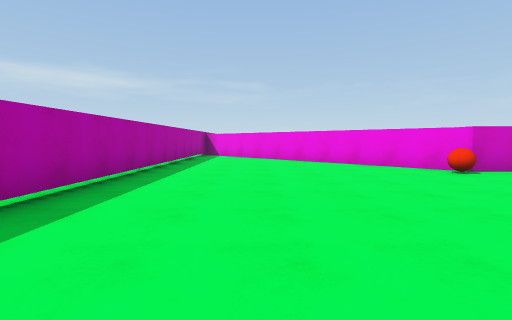
view 1 (above)

17 first-person views from a walk through a Unity game level. The camera is 1.4 m above the floor, tilts 4° down and sees 85° across. The floor is counted in squares, 2 m on a side. Each view is taken from the middle of a square. On the plan, view 1 faces up. The plan holds only what a view shows up to about 9 squares ahead; the rest is blank. The place goes on beyond the plan. The player is left out.

view 2
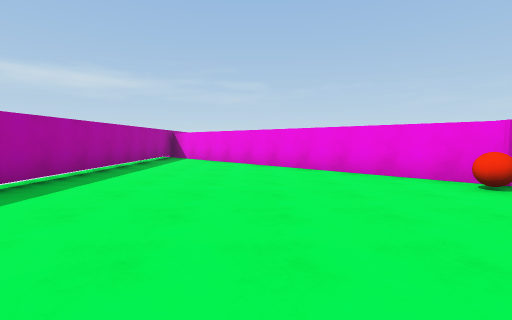

view 3
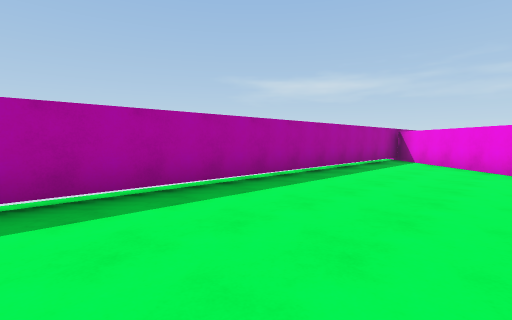

view 4
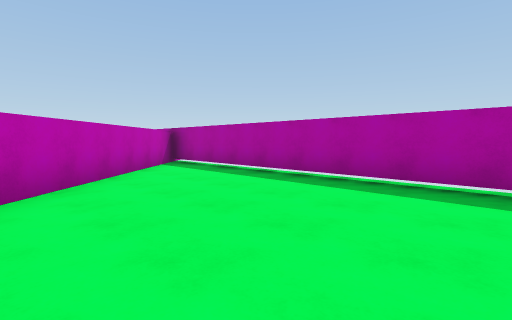

view 5
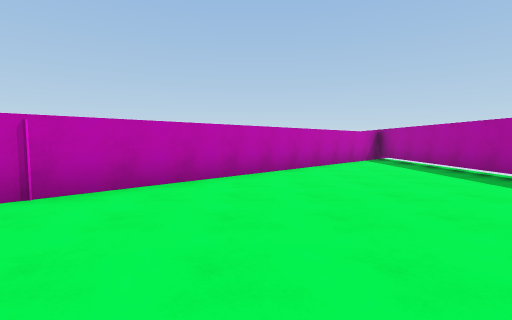

view 6
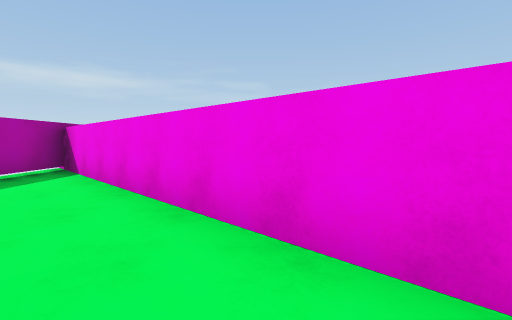

view 7
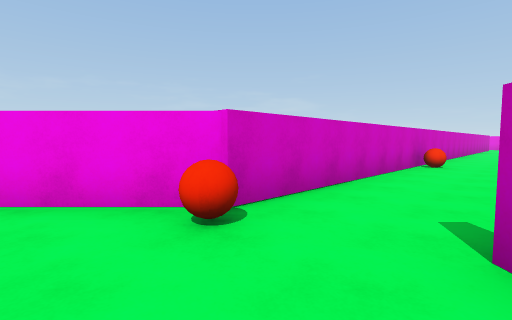

view 8
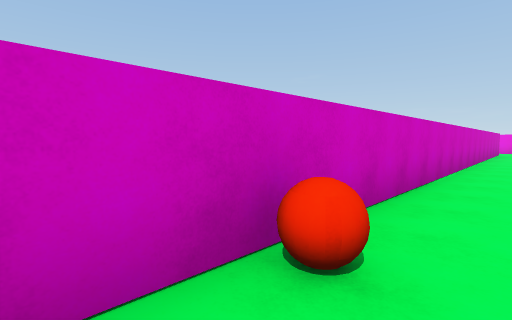

view 9
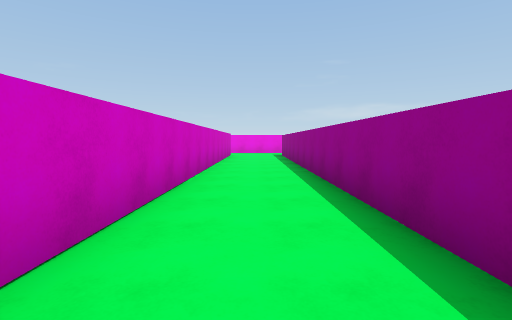

view 10
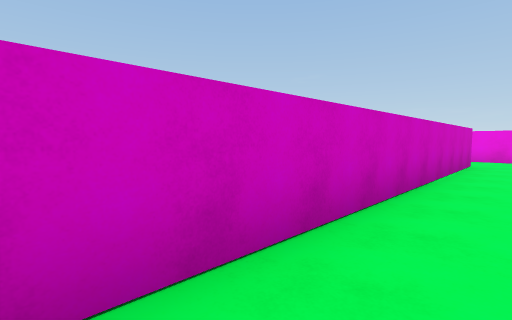

view 11
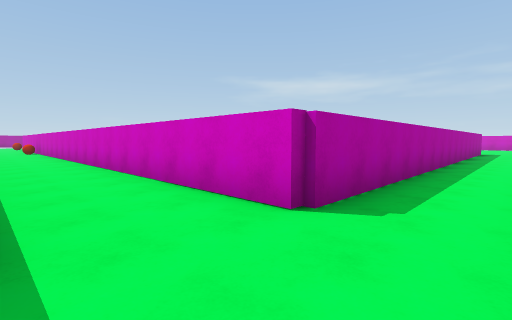

view 12
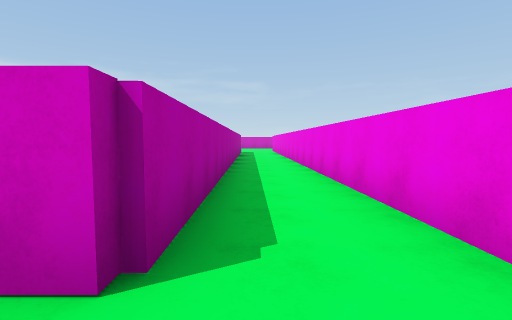

view 13
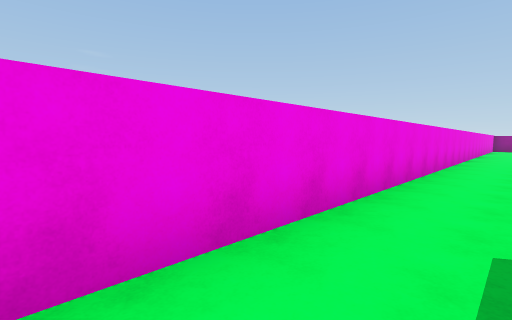

view 14
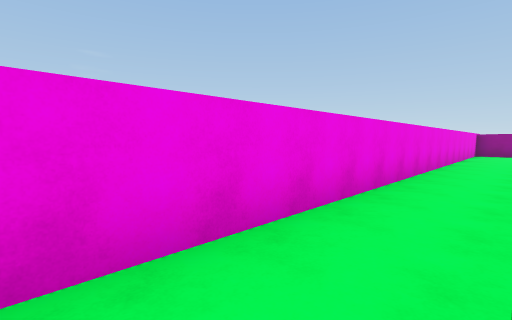

view 15
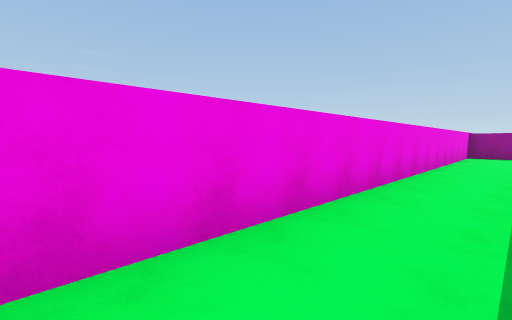

view 16
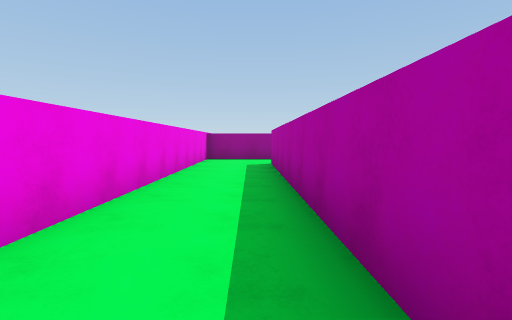

view 17
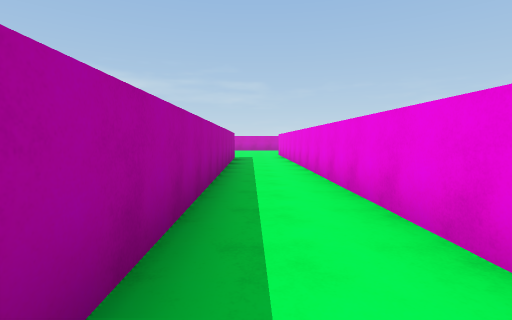

### Floor plan
Points are (right, up) in squares from view 1. A wall is a line through its corners. A room is listed if a view was taken in it or the views show most of it. See-through windows are left out.
Room 1 (views 1, 2, 3, 4, 5, 6, 7)
walls: (4.9, 6.2) (-2.4, 13.5) (-2.6, -3.2); (-2.4, -3.3) (5.1, 4.2)
ways out: opening at (5, 5) to room 2
objects: red ball (4, 6)
Room 2 (views 8, 9, 10, 11, 12, 13, 14, 15, 16, 17)
walls: (27.4, -3.6) (27.5, -11.2); (15.2, 3.8) (23, 3.8); (27.2, 15.6) (27.4, 6.2) (4.9, 6.2); (29.8, -12) (29.3, 15.6)
ways out: opening at (5, 5) to room 1; opening at (29, -11)

Where each view was taken, in squares from view 1:
view 1: 0 up, 0 right, facing up
view 2: 2 up, 1 right, facing up
view 3: 3 up, 1 right, facing up-left
view 4: 5 up, 2 right, facing down-left
view 5: 7 up, 2 right, facing down
view 6: 7 up, 2 right, facing up
view 7: 4 up, 3 right, facing up-right
view 8: 5 up, 10 right, facing up-right
view 9: 5 up, 14 right, facing right
view 10: 5 up, 18 right, facing up-right
view 11: 4 up, 29 right, facing up-left
view 12: 5 up, 28 right, facing up
view 13: 9 up, 28 right, facing down-right
view 14: 2 up, 28 right, facing down-right
view 15: 0 up, 28 right, facing down-right
view 16: 3 down, 28 right, facing down
view 17: 10 up, 28 right, facing up
